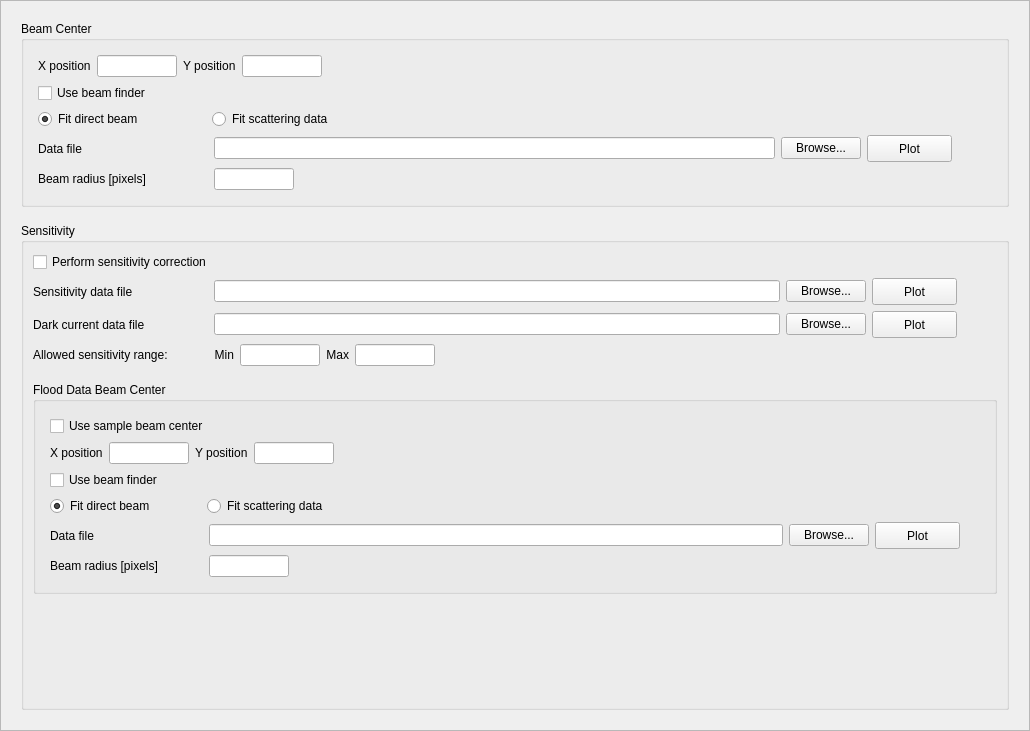
<?xml version="1.0" encoding="UTF-8"?>
<ui version="4.0">
 <class>Frame</class>
 <widget class="QFrame" name="Frame">
  <property name="geometry">
   <rect>
    <x>0</x>
    <y>0</y>
    <width>1030</width>
    <height>731</height>
   </rect>
  </property>
  <property name="sizePolicy">
   <sizepolicy hsizetype="Expanding" vsizetype="Preferred">
    <horstretch>0</horstretch>
    <verstretch>0</verstretch>
   </sizepolicy>
  </property>
  <property name="windowTitle">
   <string>Frame</string>
  </property>
  <property name="frameShape">
   <enum>QFrame::StyledPanel</enum>
  </property>
  <property name="frameShadow">
   <enum>QFrame::Raised</enum>
  </property>
  <layout class="QVBoxLayout" name="verticalLayout">
   <item>
    <widget class="QScrollArea" name="scrollArea">
     <property name="frameShape">
      <enum>QFrame::NoFrame</enum>
     </property>
     <property name="widgetResizable">
      <bool>true</bool>
     </property>
     <widget class="QWidget" name="scrollAreaWidgetContents">
      <property name="geometry">
       <rect>
        <x>0</x>
        <y>0</y>
        <width>1010</width>
        <height>711</height>
       </rect>
      </property>
      <layout class="QVBoxLayout" name="verticalLayout_9">
       <item>
        <widget class="QGroupBox" name="beam_center_grpbox">
         <property name="sizePolicy">
          <sizepolicy hsizetype="Expanding" vsizetype="Preferred">
           <horstretch>0</horstretch>
           <verstretch>0</verstretch>
          </sizepolicy>
         </property>
         <property name="title">
          <string>Beam Center</string>
         </property>
         <layout class="QVBoxLayout" name="verticalLayout_5">
          <item>
           <layout class="QVBoxLayout" name="verticalLayout_4">
            <property name="sizeConstraint">
             <enum>QLayout::SetMaximumSize</enum>
            </property>
            <property name="margin">
             <number>5</number>
            </property>
            <item>
             <layout class="QHBoxLayout" name="horizontalLayout">
              <item>
               <widget class="QLabel" name="x_pos_label">
                <property name="sizePolicy">
                 <sizepolicy hsizetype="Preferred" vsizetype="Fixed">
                  <horstretch>0</horstretch>
                  <verstretch>0</verstretch>
                 </sizepolicy>
                </property>
                <property name="text">
                 <string>X position</string>
                </property>
               </widget>
              </item>
              <item>
               <widget class="QLineEdit" name="x_pos_edit">
                <property name="minimumSize">
                 <size>
                  <width>80</width>
                  <height>0</height>
                 </size>
                </property>
                <property name="maximumSize">
                 <size>
                  <width>80</width>
                  <height>16777215</height>
                 </size>
                </property>
                <property name="toolTip">
                 <string>Position of the beam in X, in pixels</string>
                </property>
               </widget>
              </item>
              <item>
               <widget class="QLabel" name="y_pos_label">
                <property name="sizePolicy">
                 <sizepolicy hsizetype="Preferred" vsizetype="Fixed">
                  <horstretch>0</horstretch>
                  <verstretch>0</verstretch>
                 </sizepolicy>
                </property>
                <property name="text">
                 <string>Y position</string>
                </property>
               </widget>
              </item>
              <item>
               <widget class="QLineEdit" name="y_pos_edit">
                <property name="minimumSize">
                 <size>
                  <width>80</width>
                  <height>0</height>
                 </size>
                </property>
                <property name="maximumSize">
                 <size>
                  <width>80</width>
                  <height>16777215</height>
                 </size>
                </property>
                <property name="toolTip">
                 <string>Position of the beam in Y, in pixels.</string>
                </property>
               </widget>
              </item>
              <item>
               <spacer name="horizontalSpacer_4">
                <property name="orientation">
                 <enum>Qt::Horizontal</enum>
                </property>
                <property name="sizeHint" stdset="0">
                 <size>
                  <width>40</width>
                  <height>20</height>
                 </size>
                </property>
               </spacer>
              </item>
             </layout>
            </item>
            <item>
             <widget class="QCheckBox" name="use_beam_finder_checkbox">
              <property name="sizePolicy">
               <sizepolicy hsizetype="Expanding" vsizetype="Fixed">
                <horstretch>0</horstretch>
                <verstretch>0</verstretch>
               </sizepolicy>
              </property>
              <property name="toolTip">
               <string>Select to let the reduction software find the beam center.</string>
              </property>
              <property name="text">
               <string>Use beam finder</string>
              </property>
             </widget>
            </item>
            <item>
             <layout class="QHBoxLayout" name="horizontalLayout_2">
              <item>
               <widget class="QRadioButton" name="direct_beam">
                <property name="minimumSize">
                 <size>
                  <width>168</width>
                  <height>0</height>
                 </size>
                </property>
                <property name="toolTip">
                 <string>Fit the direct beam to obtain the beam center.</string>
                </property>
                <property name="text">
                 <string>Fit direct beam</string>
                </property>
                <property name="checked">
                 <bool>true</bool>
                </property>
               </widget>
              </item>
              <item>
               <widget class="QRadioButton" name="scattering_data">
                <property name="toolTip">
                 <string>Fit only the scattering profile to obtain the beam center.</string>
                </property>
                <property name="text">
                 <string>Fit scattering data</string>
                </property>
               </widget>
              </item>
              <item>
               <spacer name="horizontalSpacer_2">
                <property name="orientation">
                 <enum>Qt::Horizontal</enum>
                </property>
                <property name="sizeHint" stdset="0">
                 <size>
                  <width>40</width>
                  <height>20</height>
                 </size>
                </property>
               </spacer>
              </item>
             </layout>
            </item>
            <item>
             <layout class="QHBoxLayout" name="horizontalLayout_4">
              <item>
               <widget class="QLabel" name="data_file_label">
                <property name="sizePolicy">
                 <sizepolicy hsizetype="Fixed" vsizetype="Preferred">
                  <horstretch>0</horstretch>
                  <verstretch>0</verstretch>
                 </sizepolicy>
                </property>
                <property name="minimumSize">
                 <size>
                  <width>170</width>
                  <height>0</height>
                 </size>
                </property>
                <property name="maximumSize">
                 <size>
                  <width>170</width>
                  <height>16777215</height>
                 </size>
                </property>
                <property name="text">
                 <string>Data file </string>
                </property>
               </widget>
              </item>
              <item>
               <widget class="QLineEdit" name="beam_data_file_edit">
                <property name="minimumSize">
                 <size>
                  <width>300</width>
                  <height>0</height>
                 </size>
                </property>
                <property name="toolTip">
                 <string>Enter the file path of a direct beam data file.</string>
                </property>
               </widget>
              </item>
              <item>
               <widget class="QPushButton" name="data_file_browse_button">
                <property name="sizePolicy">
                 <sizepolicy hsizetype="Fixed" vsizetype="Fixed">
                  <horstretch>0</horstretch>
                  <verstretch>0</verstretch>
                 </sizepolicy>
                </property>
                <property name="toolTip">
                 <string>Click to browse.</string>
                </property>
                <property name="text">
                 <string>Browse...</string>
                </property>
               </widget>
              </item>
              <item>
               <widget class="QPushButton" name="data_file_plot_button">
                <property name="minimumSize">
                 <size>
                  <width>85</width>
                  <height>27</height>
                 </size>
                </property>
                <property name="maximumSize">
                 <size>
                  <width>85</width>
                  <height>27</height>
                 </size>
                </property>
                <property name="toolTip">
                 <string>Click to plot data 2D data.</string>
                </property>
                <property name="text">
                 <string>Plot</string>
                </property>
               </widget>
              </item>
              <item>
               <spacer name="horizontalSpacer">
                <property name="orientation">
                 <enum>Qt::Horizontal</enum>
                </property>
                <property name="sizeType">
                 <enum>QSizePolicy::Fixed</enum>
                </property>
                <property name="sizeHint" stdset="0">
                 <size>
                  <width>40</width>
                  <height>20</height>
                 </size>
                </property>
               </spacer>
              </item>
             </layout>
            </item>
            <item>
             <layout class="QHBoxLayout" name="horizontalLayout_3">
              <item>
               <widget class="QLabel" name="beam_radius_label">
                <property name="sizePolicy">
                 <sizepolicy hsizetype="Fixed" vsizetype="Preferred">
                  <horstretch>0</horstretch>
                  <verstretch>0</verstretch>
                 </sizepolicy>
                </property>
                <property name="minimumSize">
                 <size>
                  <width>170</width>
                  <height>0</height>
                 </size>
                </property>
                <property name="text">
                 <string>Beam radius [pixels]</string>
                </property>
               </widget>
              </item>
              <item>
               <widget class="QLineEdit" name="beam_radius_edit">
                <property name="sizePolicy">
                 <sizepolicy hsizetype="Fixed" vsizetype="Fixed">
                  <horstretch>0</horstretch>
                  <verstretch>0</verstretch>
                 </sizepolicy>
                </property>
                <property name="minimumSize">
                 <size>
                  <width>80</width>
                  <height>0</height>
                 </size>
                </property>
                <property name="maximumSize">
                 <size>
                  <width>80</width>
                  <height>16777215</height>
                 </size>
                </property>
                <property name="toolTip">
                 <string>Enter the radius of the beam in pixels.</string>
                </property>
               </widget>
              </item>
              <item>
               <spacer name="horizontalSpacer_3">
                <property name="orientation">
                 <enum>Qt::Horizontal</enum>
                </property>
                <property name="sizeHint" stdset="0">
                 <size>
                  <width>40</width>
                  <height>20</height>
                 </size>
                </property>
               </spacer>
              </item>
             </layout>
            </item>
           </layout>
          </item>
         </layout>
        </widget>
       </item>
       <item>
        <spacer name="verticalSpacer_3">
         <property name="orientation">
          <enum>Qt::Vertical</enum>
         </property>
         <property name="sizeType">
          <enum>QSizePolicy::Fixed</enum>
         </property>
         <property name="sizeHint" stdset="0">
          <size>
           <width>20</width>
           <height>10</height>
          </size>
         </property>
        </spacer>
       </item>
       <item>
        <widget class="QGroupBox" name="groupBox">
         <property name="sizePolicy">
          <sizepolicy hsizetype="Expanding" vsizetype="Preferred">
           <horstretch>0</horstretch>
           <verstretch>0</verstretch>
          </sizepolicy>
         </property>
         <property name="title">
          <string>Sensitivity</string>
         </property>
         <layout class="QVBoxLayout" name="verticalLayout_8">
          <item>
           <widget class="QCheckBox" name="sensitivity_chk">
            <property name="toolTip">
             <string>Select to perform a detector sensitivity correction.</string>
            </property>
            <property name="text">
             <string>Perform sensitivity correction</string>
            </property>
           </widget>
          </item>
          <item>
           <layout class="QHBoxLayout" name="horizontalLayout_9">
            <item>
             <widget class="QLabel" name="sensitivity_file_label">
              <property name="sizePolicy">
               <sizepolicy hsizetype="Fixed" vsizetype="Preferred">
                <horstretch>0</horstretch>
                <verstretch>0</verstretch>
               </sizepolicy>
              </property>
              <property name="minimumSize">
               <size>
                <width>175</width>
                <height>0</height>
               </size>
              </property>
              <property name="text">
               <string>Sensitivity data file</string>
              </property>
              <property name="alignment">
               <set>Qt::AlignLeading|Qt::AlignLeft|Qt::AlignVCenter</set>
              </property>
              <property name="wordWrap">
               <bool>false</bool>
              </property>
              <property name="indent">
               <number>0</number>
              </property>
             </widget>
            </item>
            <item>
             <widget class="QLineEdit" name="sensitivity_file_edit">
              <property name="sizePolicy">
               <sizepolicy hsizetype="Expanding" vsizetype="Fixed">
                <horstretch>0</horstretch>
                <verstretch>0</verstretch>
               </sizepolicy>
              </property>
              <property name="minimumSize">
               <size>
                <width>300</width>
                <height>0</height>
               </size>
              </property>
              <property name="baseSize">
               <size>
                <width>0</width>
                <height>0</height>
               </size>
              </property>
              <property name="toolTip">
               <string>Enter a valid file path to be used for the detector sensitivity data.</string>
              </property>
             </widget>
            </item>
            <item>
             <widget class="QPushButton" name="sensitivity_browse_button">
              <property name="sizePolicy">
               <sizepolicy hsizetype="Fixed" vsizetype="Fixed">
                <horstretch>0</horstretch>
                <verstretch>0</verstretch>
               </sizepolicy>
              </property>
              <property name="toolTip">
               <string>Click to browse.</string>
              </property>
              <property name="text">
               <string>Browse...</string>
              </property>
             </widget>
            </item>
            <item>
             <widget class="QPushButton" name="sensitivity_plot_button">
              <property name="minimumSize">
               <size>
                <width>85</width>
                <height>27</height>
               </size>
              </property>
              <property name="maximumSize">
               <size>
                <width>85</width>
                <height>27</height>
               </size>
              </property>
              <property name="toolTip">
               <string>Click to plot data 2D data.</string>
              </property>
              <property name="text">
               <string>Plot</string>
              </property>
             </widget>
            </item>
            <item>
             <spacer name="horizontalSpacer_8">
              <property name="orientation">
               <enum>Qt::Horizontal</enum>
              </property>
              <property name="sizeType">
               <enum>QSizePolicy::Fixed</enum>
              </property>
              <property name="sizeHint" stdset="0">
               <size>
                <width>40</width>
                <height>20</height>
               </size>
              </property>
             </spacer>
            </item>
           </layout>
          </item>
          <item>
           <layout class="QHBoxLayout" name="horizontalLayout_10">
            <item>
             <widget class="QLabel" name="sensitivity_dark_file_label">
              <property name="sizePolicy">
               <sizepolicy hsizetype="Fixed" vsizetype="Preferred">
                <horstretch>0</horstretch>
                <verstretch>0</verstretch>
               </sizepolicy>
              </property>
              <property name="minimumSize">
               <size>
                <width>175</width>
                <height>0</height>
               </size>
              </property>
              <property name="text">
               <string>Dark current data file</string>
              </property>
              <property name="alignment">
               <set>Qt::AlignLeading|Qt::AlignLeft|Qt::AlignVCenter</set>
              </property>
              <property name="wordWrap">
               <bool>false</bool>
              </property>
              <property name="indent">
               <number>0</number>
              </property>
             </widget>
            </item>
            <item>
             <widget class="QLineEdit" name="sensitivity_dark_file_edit">
              <property name="sizePolicy">
               <sizepolicy hsizetype="Expanding" vsizetype="Fixed">
                <horstretch>0</horstretch>
                <verstretch>0</verstretch>
               </sizepolicy>
              </property>
              <property name="minimumSize">
               <size>
                <width>300</width>
                <height>0</height>
               </size>
              </property>
              <property name="baseSize">
               <size>
                <width>0</width>
                <height>0</height>
               </size>
              </property>
              <property name="toolTip">
               <string>Enter a valid file path to be used for the dark current data.</string>
              </property>
             </widget>
            </item>
            <item>
             <widget class="QPushButton" name="sensitivity_dark_browse_button">
              <property name="sizePolicy">
               <sizepolicy hsizetype="Fixed" vsizetype="Fixed">
                <horstretch>0</horstretch>
                <verstretch>0</verstretch>
               </sizepolicy>
              </property>
              <property name="toolTip">
               <string>Click to browse.</string>
              </property>
              <property name="text">
               <string>Browse...</string>
              </property>
             </widget>
            </item>
            <item>
             <widget class="QPushButton" name="sensitivity_dark_plot_button">
              <property name="minimumSize">
               <size>
                <width>85</width>
                <height>27</height>
               </size>
              </property>
              <property name="maximumSize">
               <size>
                <width>85</width>
                <height>27</height>
               </size>
              </property>
              <property name="toolTip">
               <string>Click to plot data 2D data.</string>
              </property>
              <property name="text">
               <string>Plot</string>
              </property>
             </widget>
            </item>
            <item>
             <spacer name="horizontalSpacer_9">
              <property name="orientation">
               <enum>Qt::Horizontal</enum>
              </property>
              <property name="sizeType">
               <enum>QSizePolicy::Fixed</enum>
              </property>
              <property name="sizeHint" stdset="0">
               <size>
                <width>40</width>
                <height>20</height>
               </size>
              </property>
             </spacer>
            </item>
           </layout>
          </item>
          <item>
           <layout class="QHBoxLayout" name="horizontalLayout_11">
            <item>
             <widget class="QLabel" name="sensitivity_range_label">
              <property name="sizePolicy">
               <sizepolicy hsizetype="Fixed" vsizetype="Preferred">
                <horstretch>0</horstretch>
                <verstretch>0</verstretch>
               </sizepolicy>
              </property>
              <property name="minimumSize">
               <size>
                <width>175</width>
                <height>0</height>
               </size>
              </property>
              <property name="text">
               <string>Allowed sensitivity range:</string>
              </property>
              <property name="indent">
               <number>0</number>
              </property>
             </widget>
            </item>
            <item>
             <widget class="QLabel" name="sensitivity_min_label">
              <property name="sizePolicy">
               <sizepolicy hsizetype="Preferred" vsizetype="Preferred">
                <horstretch>0</horstretch>
                <verstretch>0</verstretch>
               </sizepolicy>
              </property>
              <property name="minimumSize">
               <size>
                <width>0</width>
                <height>0</height>
               </size>
              </property>
              <property name="maximumSize">
               <size>
                <width>150</width>
                <height>16777215</height>
               </size>
              </property>
              <property name="text">
               <string>Min</string>
              </property>
              <property name="alignment">
               <set>Qt::AlignRight|Qt::AlignTrailing|Qt::AlignVCenter</set>
              </property>
             </widget>
            </item>
            <item>
             <widget class="QLineEdit" name="min_sensitivity_edit">
              <property name="sizePolicy">
               <sizepolicy hsizetype="Fixed" vsizetype="Fixed">
                <horstretch>0</horstretch>
                <verstretch>0</verstretch>
               </sizepolicy>
              </property>
              <property name="minimumSize">
               <size>
                <width>80</width>
                <height>0</height>
               </size>
              </property>
              <property name="maximumSize">
               <size>
                <width>80</width>
                <height>16777215</height>
               </size>
              </property>
              <property name="toolTip">
               <string>Enter the minimum allowed relative sensitivity for any given pixel.</string>
              </property>
             </widget>
            </item>
            <item>
             <widget class="QLabel" name="sensitivity_max_label">
              <property name="sizePolicy">
               <sizepolicy hsizetype="Preferred" vsizetype="Preferred">
                <horstretch>0</horstretch>
                <verstretch>0</verstretch>
               </sizepolicy>
              </property>
              <property name="minimumSize">
               <size>
                <width>0</width>
                <height>0</height>
               </size>
              </property>
              <property name="maximumSize">
               <size>
                <width>150</width>
                <height>16777215</height>
               </size>
              </property>
              <property name="text">
               <string>Max</string>
              </property>
              <property name="alignment">
               <set>Qt::AlignRight|Qt::AlignTrailing|Qt::AlignVCenter</set>
              </property>
             </widget>
            </item>
            <item>
             <widget class="QLineEdit" name="max_sensitivity_edit">
              <property name="sizePolicy">
               <sizepolicy hsizetype="Fixed" vsizetype="Fixed">
                <horstretch>0</horstretch>
                <verstretch>0</verstretch>
               </sizepolicy>
              </property>
              <property name="minimumSize">
               <size>
                <width>80</width>
                <height>0</height>
               </size>
              </property>
              <property name="maximumSize">
               <size>
                <width>80</width>
                <height>16777215</height>
               </size>
              </property>
              <property name="toolTip">
               <string>Enter the maximum allowed relative sensitivity for any given pixel.</string>
              </property>
             </widget>
            </item>
            <item>
             <spacer name="horizontalSpacer_10">
              <property name="orientation">
               <enum>Qt::Horizontal</enum>
              </property>
              <property name="sizeHint" stdset="0">
               <size>
                <width>40</width>
                <height>20</height>
               </size>
              </property>
             </spacer>
            </item>
           </layout>
          </item>
          <item>
           <spacer name="verticalSpacer">
            <property name="orientation">
             <enum>Qt::Vertical</enum>
            </property>
            <property name="sizeType">
             <enum>QSizePolicy::Fixed</enum>
            </property>
            <property name="sizeHint" stdset="0">
             <size>
              <width>20</width>
              <height>10</height>
             </size>
            </property>
           </spacer>
          </item>
          <item>
           <widget class="QGroupBox" name="flood_center_grpbox">
            <property name="sizePolicy">
             <sizepolicy hsizetype="Expanding" vsizetype="Preferred">
              <horstretch>0</horstretch>
              <verstretch>0</verstretch>
             </sizepolicy>
            </property>
            <property name="title">
             <string>Flood Data Beam Center</string>
            </property>
            <layout class="QVBoxLayout" name="verticalLayout_6">
             <property name="topMargin">
              <number>9</number>
             </property>
             <item>
              <layout class="QVBoxLayout" name="verticalLayout_7">
               <property name="sizeConstraint">
                <enum>QLayout::SetMaximumSize</enum>
               </property>
               <property name="margin">
                <number>5</number>
               </property>
               <item>
                <widget class="QCheckBox" name="use_sample_center_checkbox">
                 <property name="sizePolicy">
                  <sizepolicy hsizetype="Minimum" vsizetype="Fixed">
                   <horstretch>0</horstretch>
                   <verstretch>0</verstretch>
                  </sizepolicy>
                 </property>
                 <property name="toolTip">
                  <string>Select to use the same beam center for the sensitivity flood data as for the sample data.</string>
                 </property>
                 <property name="text">
                  <string>Use sample beam center</string>
                 </property>
                </widget>
               </item>
               <item>
                <layout class="QHBoxLayout" name="horizontalLayout_5">
                 <item>
                  <widget class="QLabel" name="x_pos_label_2">
                   <property name="sizePolicy">
                    <sizepolicy hsizetype="Preferred" vsizetype="Fixed">
                     <horstretch>0</horstretch>
                     <verstretch>0</verstretch>
                    </sizepolicy>
                   </property>
                   <property name="text">
                    <string>X position</string>
                   </property>
                  </widget>
                 </item>
                 <item>
                  <widget class="QLineEdit" name="x_pos_edit_2">
                   <property name="minimumSize">
                    <size>
                     <width>80</width>
                     <height>0</height>
                    </size>
                   </property>
                   <property name="maximumSize">
                    <size>
                     <width>80</width>
                     <height>16777215</height>
                    </size>
                   </property>
                   <property name="toolTip">
                    <string>Position of the beam in X, in pixels</string>
                   </property>
                  </widget>
                 </item>
                 <item>
                  <widget class="QLabel" name="y_pos_label_2">
                   <property name="sizePolicy">
                    <sizepolicy hsizetype="Preferred" vsizetype="Fixed">
                     <horstretch>0</horstretch>
                     <verstretch>0</verstretch>
                    </sizepolicy>
                   </property>
                   <property name="text">
                    <string>Y position</string>
                   </property>
                  </widget>
                 </item>
                 <item>
                  <widget class="QLineEdit" name="y_pos_edit_2">
                   <property name="minimumSize">
                    <size>
                     <width>80</width>
                     <height>0</height>
                    </size>
                   </property>
                   <property name="maximumSize">
                    <size>
                     <width>80</width>
                     <height>16777215</height>
                    </size>
                   </property>
                   <property name="toolTip">
                    <string>Position of the beam in Y, in pixels.</string>
                   </property>
                  </widget>
                 </item>
                 <item>
                  <spacer name="horizontalSpacer_5">
                   <property name="orientation">
                    <enum>Qt::Horizontal</enum>
                   </property>
                   <property name="sizeHint" stdset="0">
                    <size>
                     <width>40</width>
                     <height>20</height>
                    </size>
                   </property>
                  </spacer>
                 </item>
                </layout>
               </item>
               <item>
                <layout class="QHBoxLayout" name="horizontalLayout_12">
                 <item>
                  <widget class="QCheckBox" name="use_beam_finder_checkbox_2">
                   <property name="sizePolicy">
                    <sizepolicy hsizetype="Minimum" vsizetype="Fixed">
                     <horstretch>0</horstretch>
                     <verstretch>0</verstretch>
                    </sizepolicy>
                   </property>
                   <property name="minimumSize">
                    <size>
                     <width>150</width>
                     <height>0</height>
                    </size>
                   </property>
                   <property name="toolTip">
                    <string>Select to let the reduction software find the beam center.</string>
                   </property>
                   <property name="text">
                    <string>Use beam finder</string>
                   </property>
                  </widget>
                 </item>
                 <item>
                  <spacer name="horizontalSpacer_12">
                   <property name="orientation">
                    <enum>Qt::Horizontal</enum>
                   </property>
                   <property name="sizeHint" stdset="0">
                    <size>
                     <width>40</width>
                     <height>20</height>
                    </size>
                   </property>
                  </spacer>
                 </item>
                </layout>
               </item>
               <item>
                <layout class="QHBoxLayout" name="horizontalLayout_7">
                 <item>
                  <widget class="QRadioButton" name="direct_beam_2">
                   <property name="minimumSize">
                    <size>
                     <width>151</width>
                     <height>0</height>
                    </size>
                   </property>
                   <property name="toolTip">
                    <string>Fit the direct beam to obtain the beam center.</string>
                   </property>
                   <property name="text">
                    <string>Fit direct beam</string>
                   </property>
                   <property name="checked">
                    <bool>true</bool>
                   </property>
                  </widget>
                 </item>
                 <item>
                  <widget class="QRadioButton" name="scattering_data_2">
                   <property name="toolTip">
                    <string>Fit only the scattering profile to obtain the beam center.</string>
                   </property>
                   <property name="text">
                    <string>Fit scattering data</string>
                   </property>
                  </widget>
                 </item>
                 <item>
                  <spacer name="horizontalSpacer_6">
                   <property name="orientation">
                    <enum>Qt::Horizontal</enum>
                   </property>
                   <property name="sizeHint" stdset="0">
                    <size>
                     <width>40</width>
                     <height>20</height>
                    </size>
                   </property>
                  </spacer>
                 </item>
                </layout>
               </item>
               <item>
                <layout class="QHBoxLayout" name="horizontalLayout_6">
                 <item>
                  <widget class="QLabel" name="data_file_label_2">
                   <property name="sizePolicy">
                    <sizepolicy hsizetype="Fixed" vsizetype="Preferred">
                     <horstretch>0</horstretch>
                     <verstretch>0</verstretch>
                    </sizepolicy>
                   </property>
                   <property name="minimumSize">
                    <size>
                     <width>153</width>
                     <height>0</height>
                    </size>
                   </property>
                   <property name="text">
                    <string>Data file</string>
                   </property>
                  </widget>
                 </item>
                 <item>
                  <widget class="QLineEdit" name="beam_data_file_edit_2">
                   <property name="minimumSize">
                    <size>
                     <width>300</width>
                     <height>0</height>
                    </size>
                   </property>
                   <property name="toolTip">
                    <string>Enter the file path of a direct beam data file.</string>
                   </property>
                  </widget>
                 </item>
                 <item>
                  <widget class="QPushButton" name="data_file_browse_button_2">
                   <property name="sizePolicy">
                    <sizepolicy hsizetype="Fixed" vsizetype="Fixed">
                     <horstretch>0</horstretch>
                     <verstretch>0</verstretch>
                    </sizepolicy>
                   </property>
                   <property name="toolTip">
                    <string>Click to browse.</string>
                   </property>
                   <property name="text">
                    <string>Browse...</string>
                   </property>
                  </widget>
                 </item>
                 <item>
                  <widget class="QPushButton" name="data_file_plot_button_2">
                   <property name="minimumSize">
                    <size>
                     <width>85</width>
                     <height>27</height>
                    </size>
                   </property>
                   <property name="maximumSize">
                    <size>
                     <width>85</width>
                     <height>27</height>
                    </size>
                   </property>
                   <property name="toolTip">
                    <string>Click to plot data 2D data.</string>
                   </property>
                   <property name="text">
                    <string>Plot</string>
                   </property>
                  </widget>
                 </item>
                 <item>
                  <spacer name="horizontalSpacer_11">
                   <property name="orientation">
                    <enum>Qt::Horizontal</enum>
                   </property>
                   <property name="sizeType">
                    <enum>QSizePolicy::Fixed</enum>
                   </property>
                   <property name="sizeHint" stdset="0">
                    <size>
                     <width>20</width>
                     <height>20</height>
                    </size>
                   </property>
                  </spacer>
                 </item>
                </layout>
               </item>
               <item>
                <layout class="QHBoxLayout" name="horizontalLayout_8">
                 <item>
                  <widget class="QLabel" name="beam_radius_label_2">
                   <property name="sizePolicy">
                    <sizepolicy hsizetype="Fixed" vsizetype="Preferred">
                     <horstretch>0</horstretch>
                     <verstretch>0</verstretch>
                    </sizepolicy>
                   </property>
                   <property name="minimumSize">
                    <size>
                     <width>153</width>
                     <height>0</height>
                    </size>
                   </property>
                   <property name="text">
                    <string>Beam radius [pixels]</string>
                   </property>
                  </widget>
                 </item>
                 <item>
                  <widget class="QLineEdit" name="beam_radius_edit_2">
                   <property name="sizePolicy">
                    <sizepolicy hsizetype="Fixed" vsizetype="Fixed">
                     <horstretch>0</horstretch>
                     <verstretch>0</verstretch>
                    </sizepolicy>
                   </property>
                   <property name="minimumSize">
                    <size>
                     <width>80</width>
                     <height>0</height>
                    </size>
                   </property>
                   <property name="maximumSize">
                    <size>
                     <width>8</width>
                     <height>16777215</height>
                    </size>
                   </property>
                   <property name="toolTip">
                    <string>Enter the radius of the beam in pixels.</string>
                   </property>
                  </widget>
                 </item>
                 <item>
                  <spacer name="horizontalSpacer_7">
                   <property name="orientation">
                    <enum>Qt::Horizontal</enum>
                   </property>
                   <property name="sizeHint" stdset="0">
                    <size>
                     <width>40</width>
                     <height>20</height>
                    </size>
                   </property>
                  </spacer>
                 </item>
                </layout>
               </item>
              </layout>
             </item>
            </layout>
           </widget>
          </item>
          <item>
           <spacer name="verticalSpacer_2">
            <property name="orientation">
             <enum>Qt::Vertical</enum>
            </property>
            <property name="sizeHint" stdset="0">
             <size>
              <width>20</width>
              <height>40</height>
             </size>
            </property>
           </spacer>
          </item>
         </layout>
        </widget>
       </item>
      </layout>
     </widget>
    </widget>
   </item>
  </layout>
 </widget>
 <resources/>
 <connections/>
 <slots>
  <slot>use_beam_finder_changed()</slot>
  <slot>fit_scattering_data()</slot>
  <slot>fit_direct_beam()</slot>
 </slots>
</ui>
